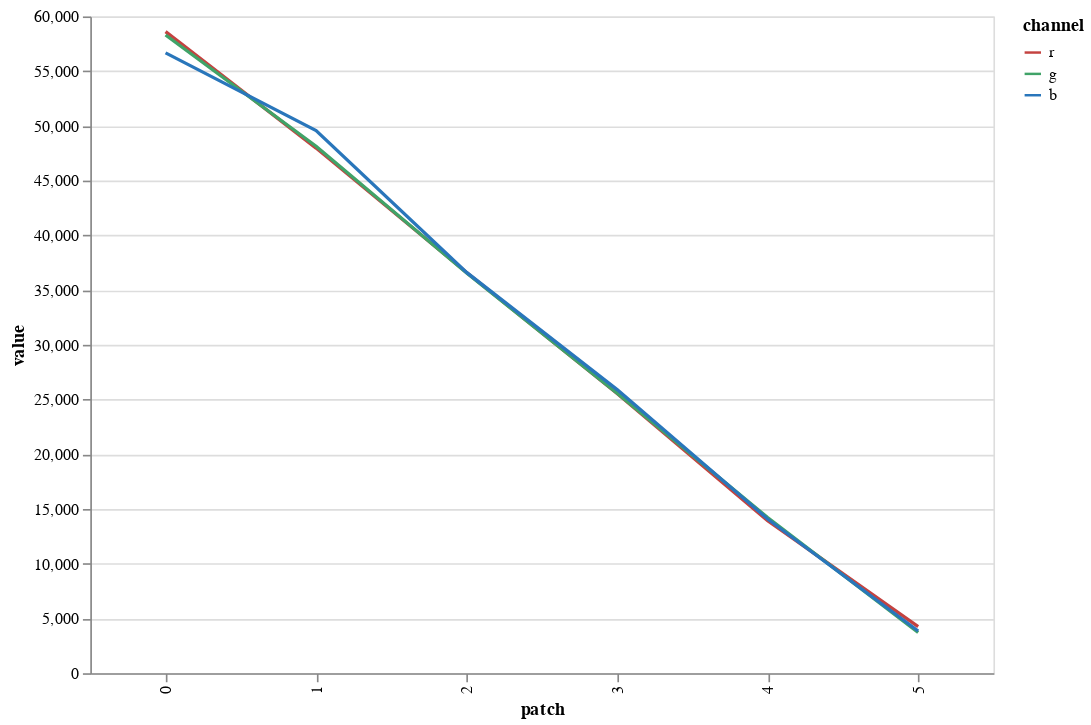

Notebook code for this chart:
### Code cell
# rendered mean patch values.

img2 = cv2.cvtColor(cv2.imread(str(render_path), -1), cv2.COLOR_BGR2RGB) 
means = patch_values(regions, img2)
plot_values(means)

### Figure 1 — Vega-Lite specification as saved in the notebook (floating-point values rounded to 4 significant figures)
{"config": {"view": {"continuousWidth": 400, "continuousHeight": 300}}, "layer": [{"mark": "line", "encoding": {"color": {"field": "channel", "scale": {"domain": ["r", "g", "b"], "range": ["#c44240", "#40a368", "#2976bb"]}, "type": "nominal"}, "x": {"field": "patch", "type": "nominal"}, "y": {"field": "value", "type": "quantitative"}}}], "data": {"name": "data-0cd4e4c57916b8e5b648a14389b54963"}, "height": 400, "title": "", "width": 550, "$schema": "https://vega.github.io/schema/vega-lite/v4.17.0.json", "datasets": {"data-0cd4e4c57916b8e5b648a14389b54963": [{"channel": "r", "value": 58610.0, "patch": 0}, {"channel": "r", "value": 47970.0, "patch": 1}, {"channel": "r", "value": 36600.0, "patch": 2}, {"channel": "r", "value": 25560.0, "patch": 3}, {"channel": "r", "value": 13930.0, "patch": 4}, {"channel": "r", "value": 4261.0, "patch": 5}, {"channel": "g", "value": 58300.0, "patch": 0}, {"channel": "g", "value": 48140.0, "patch": 1}, {"channel": "g", "value": 36570.0, "patch": 2}, {"channel": "g", "value": 25580.0, "patch": 3}, {"channel": "g", "value": 14230.0, "patch": 4}, {"channel": "g", "value": 3724.0, "patch": 5}, {"channel": "b", "value": 56670.0, "patch": 0}, {"channel": "b", "value": 49580.0, "patch": 1}, {"channel": "b", "value": 36620.0, "patch": 2}, {"channel": "b", "value": 25910.0, "patch": 3}, {"channel": "b", "value": 14090.0, "patch": 4}, {"channel": "b", "value": 3861.0, "patch": 5}]}}
